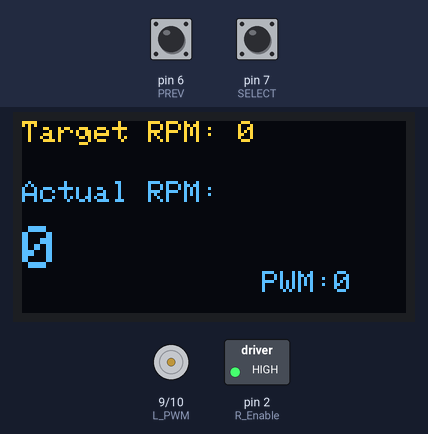
Recording of a program running on a simulated Arduino Uno, built with avr-gcc and run on an emulated ATmega328P. Parts: 128×64 one-colour display, motor-driver pin pairs drawn as motors (green arrow = first pin HIGH = forward, orange = second pin HIGH = backward, longer = more drive, scaled by the enable pin), switched loads named in the program (green lamp = pin HIGH). The test bench sets the inputs (shaded band); at power-on: pin 7 (SELECT) HIGH, pin 6 (PREV) HIGH. The OLED is the two-colour kind (top 16 rows yellow).

Above: at 1.2 s.
1.3 s: pin 7 (SELECT) pulled LOW for 0.15 s
At 1.81 s:
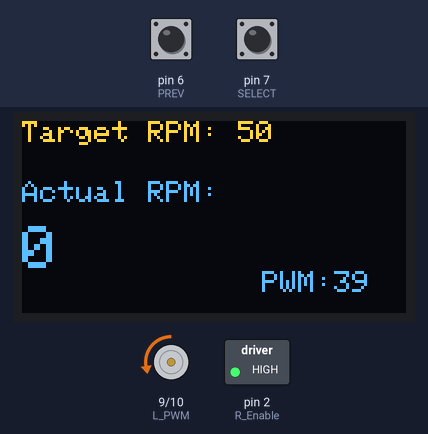
2.0 s: pin 6 (PREV) pulled LOW for 0.15 s
At 3.5 s:
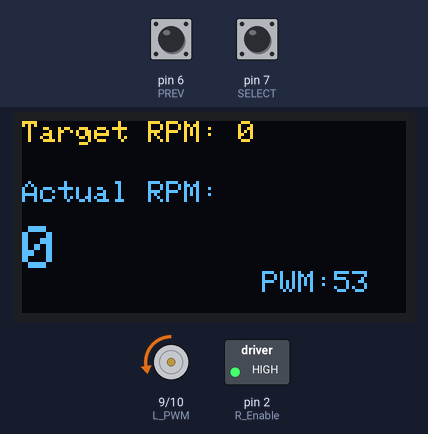
3.8 s: pin 7 (SELECT) pulled LOW for 1 s
At 5.09 s:
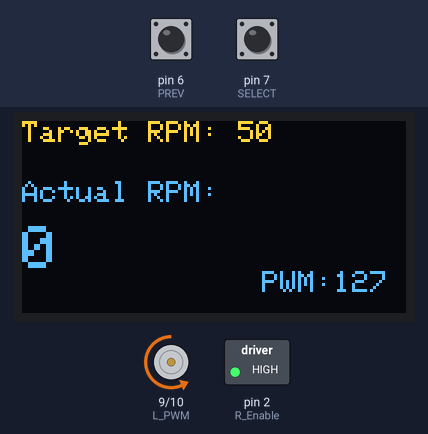
5.4 s: pin 6 (PREV) pulled LOW for 1 s
At 6.1 s:
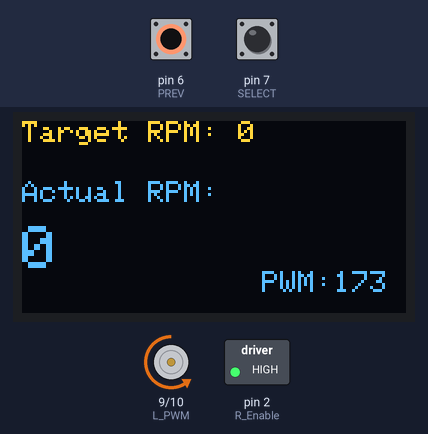
7.9 s: pin 7 (SELECT) pulled LOW for 0.15 s
At 9.4 s:
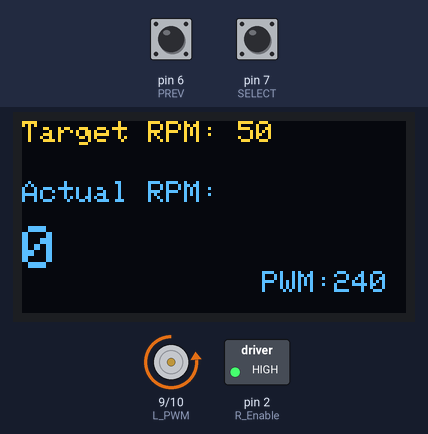
Timing chart, 0 to 9.6 s (numbered marks = the images above; inputs shaded):
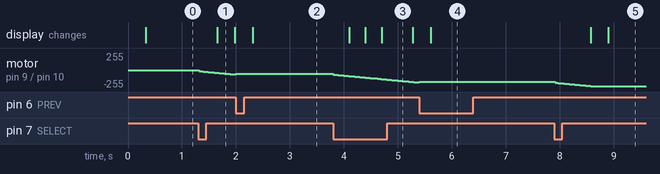

The program:

main.cpp
```cpp
#include <Adafruit_GFX.h>
#include <Adafruit_SSD1306.h>
#include <AS5600.h>
#include <Wire.h>

// --- Configuration ---
#define SCREEN_WIDTH 128
#define SCREEN_HEIGHT 64
Adafruit_SSD1306 display(SCREEN_WIDTH, SCREEN_HEIGHT, &Wire, -1);

#define R_Enable 2
#define L_Enable 3
#define R_PWM 10
#define L_PWM 9

#define PREV PD6
#define SELECT PD7

// --- PI Constants (Tune these!) ---
float Kp = 0.3;   // Proportional gain
float Ki = 1.5;   // Integral gain

// --- Variables ---
float targetRPM = 0;
float currentRPM = 0;
float integral = 0;
float outputPWM = 0;
unsigned long lastTime = 0;

unsigned long lastDisplayUpdate = 0;
const unsigned long displayInterval = 300; // Update OLED every 300ms

bool lastPrevState = HIGH;
bool lastSelectState = HIGH;

// --- Classes ---
class Motor {
   public:
    void init() {
        pinMode(R_Enable, OUTPUT);
        pinMode(L_Enable, OUTPUT);
        pinMode(R_PWM, OUTPUT);
        pinMode(L_PWM, OUTPUT);
        digitalWrite(R_Enable, HIGH); // Enable the driver
        digitalWrite(L_Enable, HIGH);
    }

    void drive(float pwmValue) {
        // Logic: PWM > 0 Forward, PWM < 0 Backward
        if (pwmValue >= 0) {
            int val = (int)constrain(pwmValue, 0, 255);
            analogWrite(R_PWM, val);
            analogWrite(L_PWM, 0);
        } else {
            int val = (int)constrain(abs(pwmValue), 0, 255);
            analogWrite(L_PWM, val);
            analogWrite(R_PWM, 0);
        }
    }
};

Motor BTS7960;
AS5600 encoder;

void setup() {
    Serial.begin(115200);
    Wire.begin();
    BTS7960.init();

    pinMode(PREV, INPUT_PULLUP);
    pinMode(SELECT, INPUT_PULLUP);

    if (!display.begin(SSD1306_SWITCHCAPVCC, 0x3C)) while (true);
    encoder.begin();

    display.clearDisplay();
    display.setTextColor(WHITE);
    lastTime = millis();
}

void readButtons() {
    bool currentPrev = digitalRead(PREV);
    bool currentSelect = digitalRead(SELECT);

    if (currentPrev == LOW && lastPrevState == HIGH) {
        targetRPM -= 50; // Decrease target speed
    }
    lastPrevState = currentPrev;

    if (currentSelect == LOW && lastSelectState == HIGH) {
        targetRPM += 50; // Increase target speed
    }
    lastSelectState = currentSelect;

    targetRPM = constrain(targetRPM, 0, 2000); // Set your motor's max RPM
}

void updateOLED() {
    display.clearDisplay();
    display.setTextSize(1);
    display.setCursor(0, 0);
    display.print("Target RPM: ");
    display.println((int)targetRPM);

    display.setCursor(0, 20);
    display.print("Actual RPM:");
    display.setTextSize(2);
    display.setCursor(0, 35);
    display.print((int)currentRPM);

    display.setTextSize(1);
    display.setCursor(80, 50);
    display.print("PWM:");
    display.print((int)outputPWM);

    display.display();
}

void loop() {
    // 1. Read Target (Buttons)
    readButtons();

    // 2. Compute PI every loop iteration
    unsigned long currentTime = millis();
    float dt = (currentTime - lastTime) / 1000.0; // Delta time in seconds

    if (dt > 0) {
        // Get actual speed
        if (encoder.detectMagnet()) {
            currentRPM = encoder.getAngularSpeed(AS5600_MODE_RPM);
        } else {
            currentRPM = 0;
        }

        // Calculate Error
        float error = targetRPM - currentRPM;

        // Calculate Integral with Anti-Windup
        integral += error * dt;
        integral = constrain(integral, -150, 150); // Prevent "runaway" power

        // Calculate PI Output
        outputPWM = (Kp * error) + (Ki * integral);

        // Command Motor
        BTS7960.drive(outputPWM);

        lastTime = currentTime;
    }

    // 3. Update Display (Non-blocking)
    if (millis() - lastDisplayUpdate >= displayInterval) {
        updateOLED();
        lastDisplayUpdate = millis();
    }
}
```

Measured:
- after the input at 1.3 s, motor on pin 9 (L_PWM) / pin 10 (R_PWM): moves from stopped to backward 67/255 over 0.66 s, starting at once; the display: changes after 0.35 s (image 1)
- after the input at 3.8 s, motor on pin 9 (L_PWM) / pin 10 (R_PWM): moves from backward 53/255 to backward 187/255 over 1.6 s, starting at once; the display: first changes after 0.30 s (image 3 shows a later state)
- after the input at 7.9 s, motor on pin 9 (L_PWM) / pin 10 (R_PWM): moves from backward 173/255 to backward 240/255 over 0.66 s, starting at once; the display: first changes after 0.67 s (image 5 shows a later state)
